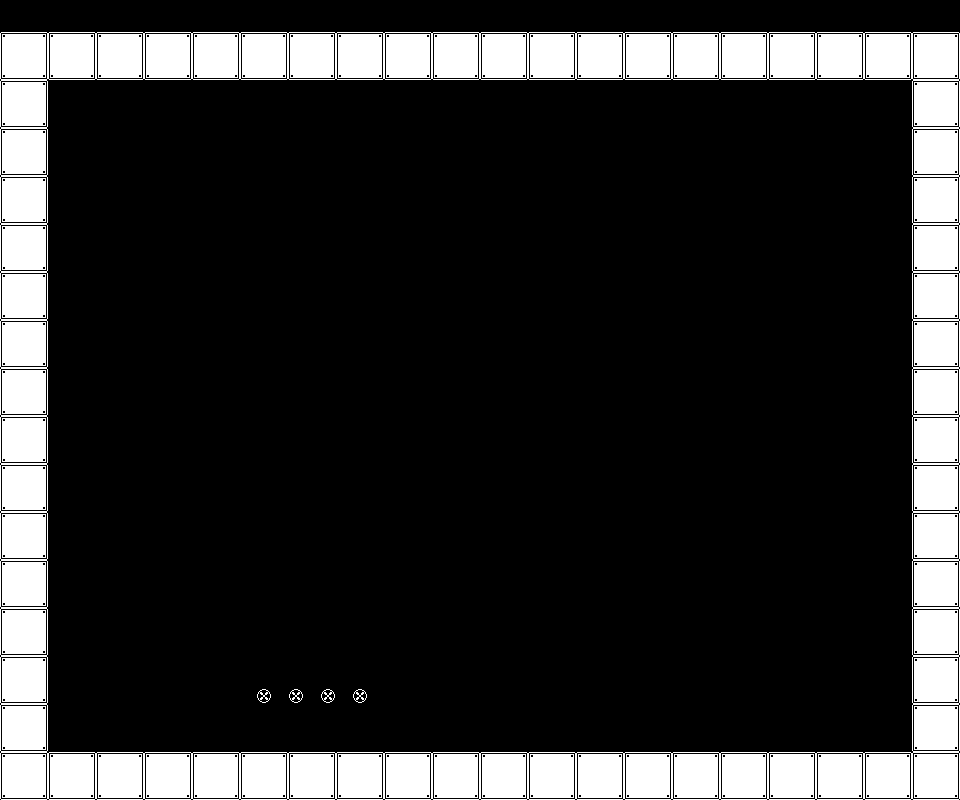

A level layout from a 2D game, rendered from its tile map. Below: a short description, then the map file with tile-grid data replaced by summaries:
An orthogonal 60x50 tile map with 16x16 px tiles, 2 tile layers (background, floor) and 9 objects (5x GEM, collides, DOOR, OPEN_DOOR, spawn).

<map version="1.10" tiledversion="1.11.2" orientation="orthogonal" renderorder="right-down" width="60" height="50" tilewidth="16" tileheight="16" infinite="0" nextlayerid="4" nextobjectid="14">
 <editorsettings>
  <export target="testFloorPlatformer.json" format="json" />
 </editorsettings>
 <tileset firstgid="1" name="monoChrome_tiles_packed" tilewidth="16" tileheight="16" tilecount="338" columns="26">
  <image source="monoChrome_tiles_packed.png" width="416" height="208" />
  <tile id="20">
   <animation>
    <frame tileid="20" duration="300" />
    <frame tileid="21" duration="300" />
    <frame tileid="22" duration="300" />
    <frame tileid="21" duration="300" />
   </animation>
  </tile>
  <tile id="122">
   <animation>
    <frame tileid="181" duration="1000" />
    <frame tileid="122" duration="1000" />
   </animation>
  </tile>
  <tile id="181">
   <properties>
    <property name="collides" type="bool" value="false" />
    <property name="damage" type="bool" value="true" />
   </properties>
   <objectgroup draworder="index" id="2">
    <object id="5" name="collides" x="0" y="7" width="16" height="9" />
   </objectgroup>
  </tile>
  <tile id="307">
   <properties>
    <property name="collides" type="bool" value="true" />
   </properties>
  </tile>
  <tile id="308">
   <properties>
    <property name="collides" type="bool" value="true" />
   </properties>
  </tile>
  <tile id="309">
   <properties>
    <property name="collides" type="bool" value="true" />
   </properties>
  </tile>
  <tile id="315">
   <animation>
    <frame tileid="315" duration="400" />
    <frame tileid="316" duration="400" />
   </animation>
  </tile>
  <tile id="320">
   <properties>
    <property name="collides" type="bool" value="true" />
   </properties>
  </tile>
  <tile id="321">
   <properties>
    <property name="collides" type="bool" value="true" />
   </properties>
  </tile>
  <tile id="322">
   <properties>
    <property name="collides" type="bool" value="true" />
   </properties>
  </tile>
  <tile id="332">
   <properties>
    <property name="collides" type="bool" value="true" />
   </properties>
  </tile>
  <tile id="333">
   <properties>
    <property name="collides" type="bool" value="true" />
   </properties>
  </tile>
  <tile id="334">
   <properties>
    <property name="collides" type="bool" value="true" />
   </properties>
  </tile>
 </tileset>
 <layer id="2" name="background" width="60" height="50">
  <data>[3000 cells, 0 non-empty, 0 distinct tile ids]</data>
 </layer>
 <layer id="1" name="floor" width="60" height="50">
  <data>[3000 cells, 616 non-empty, 10 distinct tile ids]</data>
 </layer>
 <objectgroup id="3" name="Objects">
  <object id="1" name="GEM" gid="21" x="576" y="752" width="16" height="16" />
  <object id="2" name="GEM" gid="21" x="608" y="752" width="16" height="16" />
  <object id="3" name="GEM" gid="21" x="160" y="752" width="16" height="16" />
  <object id="4" name="GEM" gid="21" x="176" y="736" width="16" height="16" />
  <object id="5" name="GEM" gid="21" x="192" y="752" width="16" height="16" />
  <object id="8" name="DOOR" gid="57" x="880" y="752" width="32" height="32" />
  <object id="9" name="OPEN_DOOR" gid="60" x="880" y="752" width="31.6764" height="32.1453" visible="0" />
  <object id="13" name="spawn" x="92" y="686.667">
   <properties>
    <property name="spawn_point" type="bool" value="true" />
   </properties>
   <point />
  </object>
 </objectgroup>
</map>